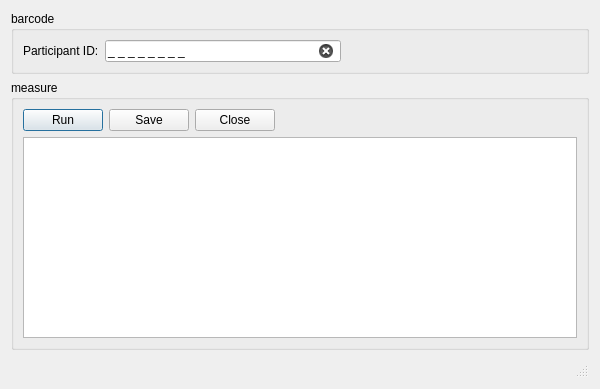
<?xml version="1.0" encoding="UTF-8"?>
<ui version="4.0">
 <class>MainWindow</class>
 <widget class="QDialog" name="MainWindow">
  <property name="geometry">
   <rect>
    <x>0</x>
    <y>0</y>
    <width>600</width>
    <height>389</height>
   </rect>
  </property>
  <property name="sizePolicy">
   <sizepolicy hsizetype="Preferred" vsizetype="Maximum">
    <horstretch>0</horstretch>
    <verstretch>0</verstretch>
   </sizepolicy>
  </property>
  <property name="windowTitle">
   <string>Template</string>
  </property>
  <layout class="QVBoxLayout" name="verticalLayout_2">
   <item>
    <widget class="QGroupBox" name="idGroupBox">
     <property name="sizePolicy">
      <sizepolicy hsizetype="Preferred" vsizetype="Maximum">
       <horstretch>0</horstretch>
       <verstretch>0</verstretch>
      </sizepolicy>
     </property>
     <property name="title">
      <string>barcode</string>
     </property>
     <layout class="QHBoxLayout" name="horizontalLayout">
      <item>
       <widget class="QLabel" name="iDlabel">
        <property name="text">
         <string>Participant ID:</string>
        </property>
        <property name="buddy">
         <cstring>barcodeLineEdit</cstring>
        </property>
       </widget>
      </item>
      <item>
       <widget class="QLineEdit" name="barcodeLineEdit">
        <property name="inputMask">
         <string>0 0 0 0 0 0 0 0;_</string>
        </property>
        <property name="text">
         <string>       </string>
        </property>
        <property name="maxLength">
         <number>15</number>
        </property>
        <property name="cursorPosition">
         <number>15</number>
        </property>
        <property name="clearButtonEnabled">
         <bool>true</bool>
        </property>
       </widget>
      </item>
      <item>
       <spacer name="horizontalSpacer">
        <property name="orientation">
         <enum>Qt::Horizontal</enum>
        </property>
        <property name="sizeHint" stdset="0">
         <size>
          <width>80</width>
          <height>20</height>
         </size>
        </property>
       </spacer>
      </item>
     </layout>
    </widget>
   </item>
   <item>
    <widget class="QGroupBox" name="measureGroupBox">
     <property name="title">
      <string>measure</string>
     </property>
     <layout class="QVBoxLayout" name="verticalLayout">
      <item>
       <layout class="QHBoxLayout" name="horizontalLayout_3">
        <item>
         <widget class="QPushButton" name="measureButton">
          <property name="text">
           <string>Run</string>
          </property>
         </widget>
        </item>
        <item>
         <widget class="QPushButton" name="saveButton">
          <property name="text">
           <string>Save</string>
          </property>
         </widget>
        </item>
        <item>
         <widget class="QPushButton" name="closeButton">
          <property name="text">
           <string>Close</string>
          </property>
         </widget>
        </item>
        <item>
         <spacer name="horizontalSpacer_3">
          <property name="orientation">
           <enum>Qt::Horizontal</enum>
          </property>
          <property name="sizeHint" stdset="0">
           <size>
            <width>40</width>
            <height>20</height>
           </size>
          </property>
         </spacer>
        </item>
       </layout>
      </item>
      <item>
       <widget class="QTableView" name="testdataTableView"/>
      </item>
     </layout>
    </widget>
   </item>
   <item>
    <widget class="QStatusBar" name="statusBar"/>
   </item>
  </layout>
 </widget>
 <resources/>
 <connections/>
</ui>
